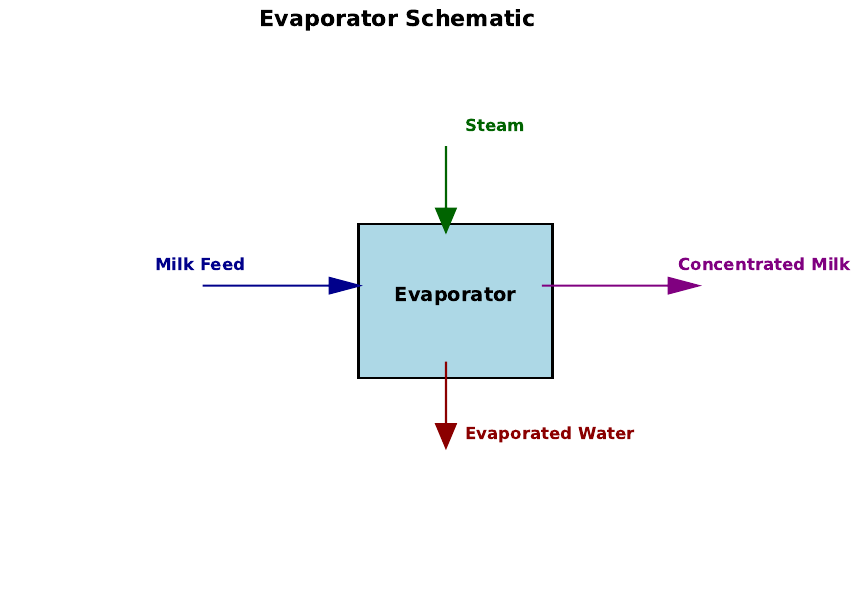

Source code (Python):
import matplotlib.pyplot as plt
import matplotlib.patches as patches

# Create figure and axis
fig, ax = plt.subplots(figsize=(10, 7))

# Draw evaporator
evaporator = patches.Rectangle((3.6, 2.8), 2, 2, edgecolor='black', facecolor='lightblue', label="Evaporator", linewidth=2)
ax.add_patch(evaporator)
ax.text(4.6, 3.8, "Evaporator", ha="center", fontsize=14, fontweight="bold", color="black")

# Draw feed input arrow
ax.arrow(2, 4, 1.3, 0, head_width=0.2, head_length=0.3, fc='darkblue', ec='darkblue', linewidth=1.5)
ax.text(1.5, 4.2, "Milk Feed", fontsize=12, color="darkblue", fontweight="bold")

# Draw steam input arrow
ax.arrow(4.5, 5.8, 0, -0.8, head_width=0.2, head_length=0.3, fc='darkgreen', ec='darkgreen', linewidth=1.5)
ax.text(4.7, 6, "Steam", fontsize=12, color="darkgreen", fontweight="bold")

# Draw evaporated water output arrow
ax.arrow(4.5, 3, 0, -0.8, head_width=0.2, head_length=0.3, fc='darkred', ec='darkred', linewidth=1.5)
ax.text(4.7, 2, "Evaporated Water", fontsize=12, color="darkred", fontweight="bold")

# Draw concentrated milk output arrow
ax.arrow(5.5, 4, 1.3, 0, head_width=0.2, head_length=0.3, fc='purple', ec='purple', linewidth=1.5)
ax.text(6.9, 4.2, "Concentrated Milk", fontsize=12, color="purple", fontweight="bold")

# Labels and styling
ax.set_xlim(0, 8)
ax.set_ylim(0, 7)
ax.set_xticks([])
ax.set_yticks([])
ax.set_frame_on(False)

# Add title
ax.set_title("Evaporator Schematic", fontsize=16, fontweight="bold", color="black", pad=20)

# Save schematic as PDF
plt.savefig("./evaporator_schematic_stylized.pdf", format="pdf", bbox_inches="tight")

# Show the schematic
plt.show()
